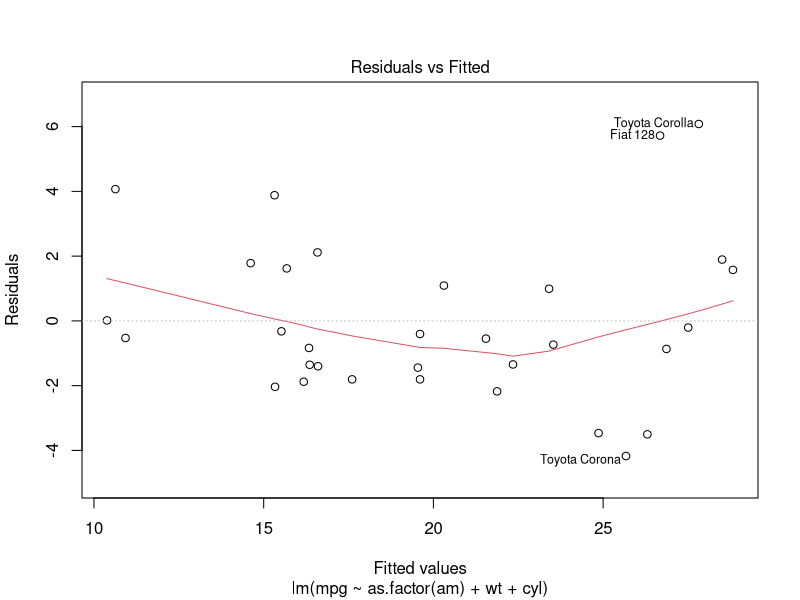
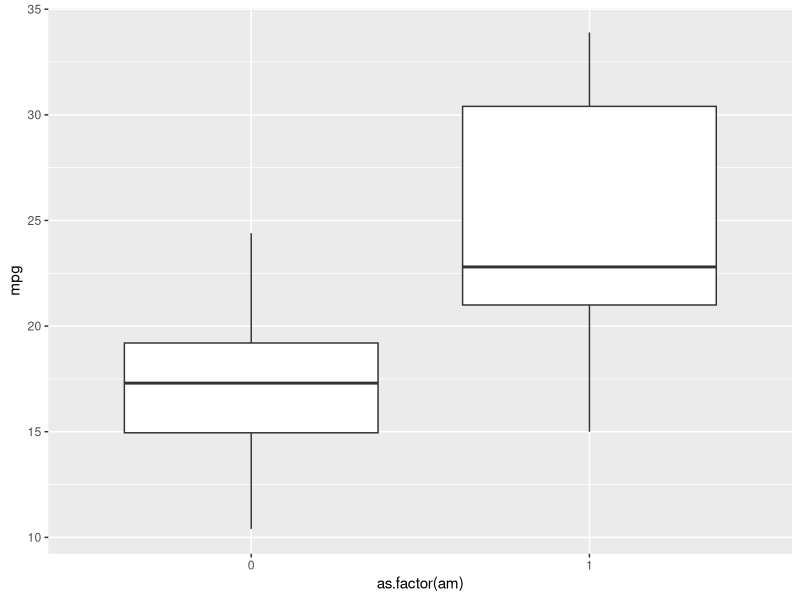
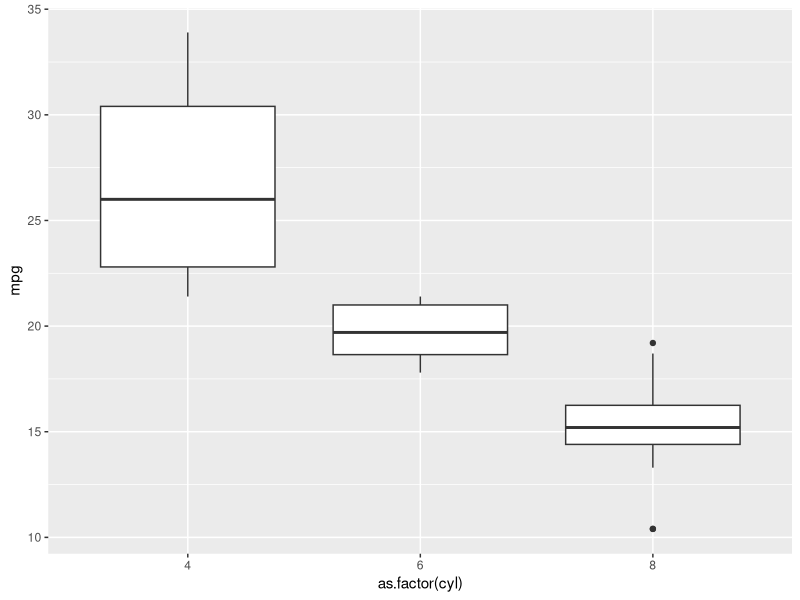
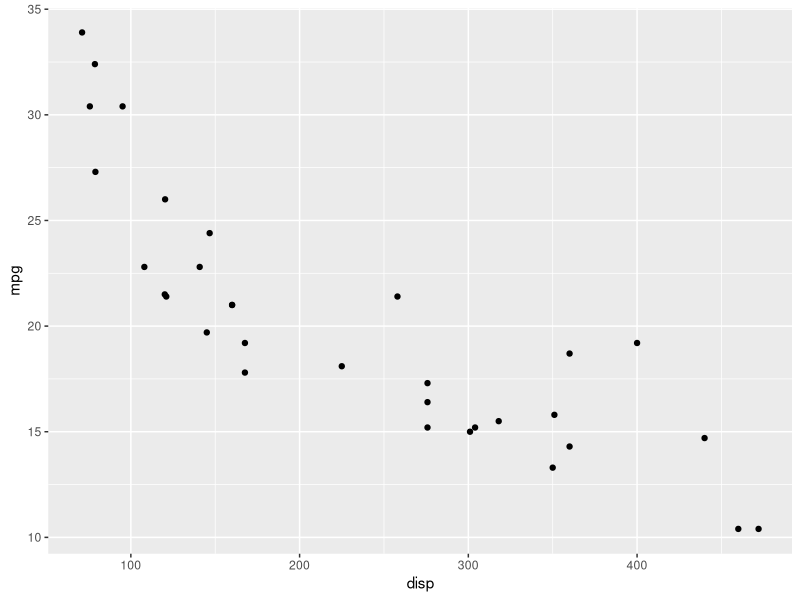
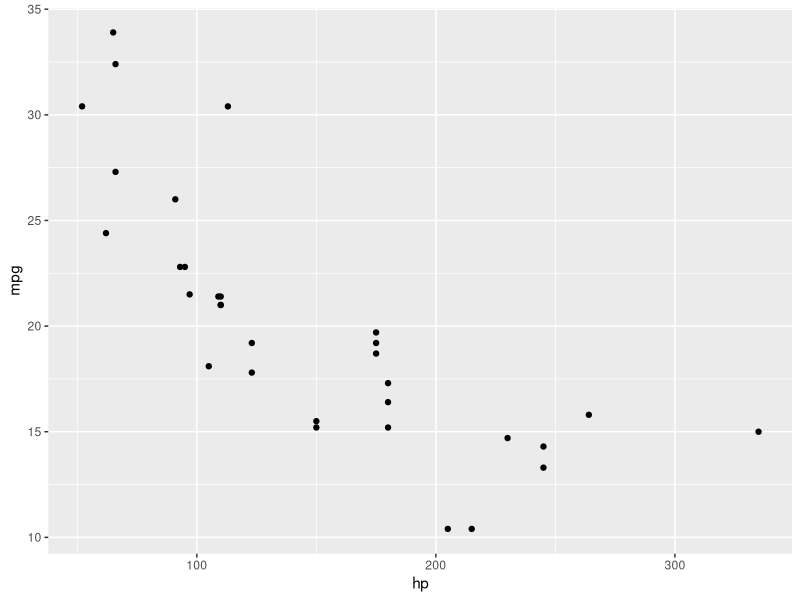
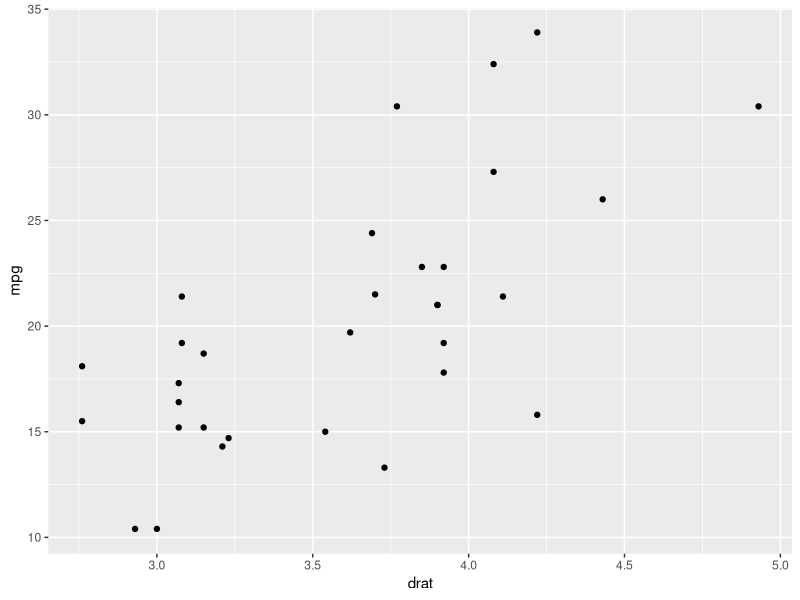
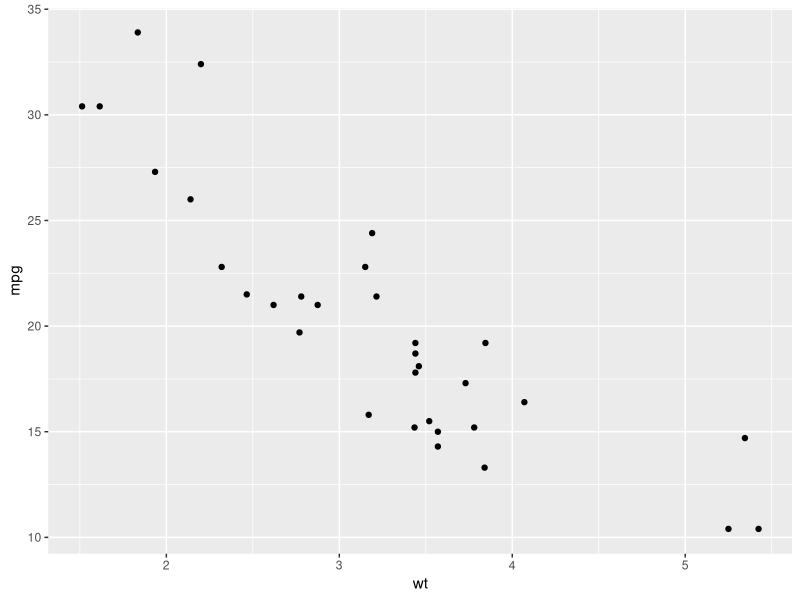
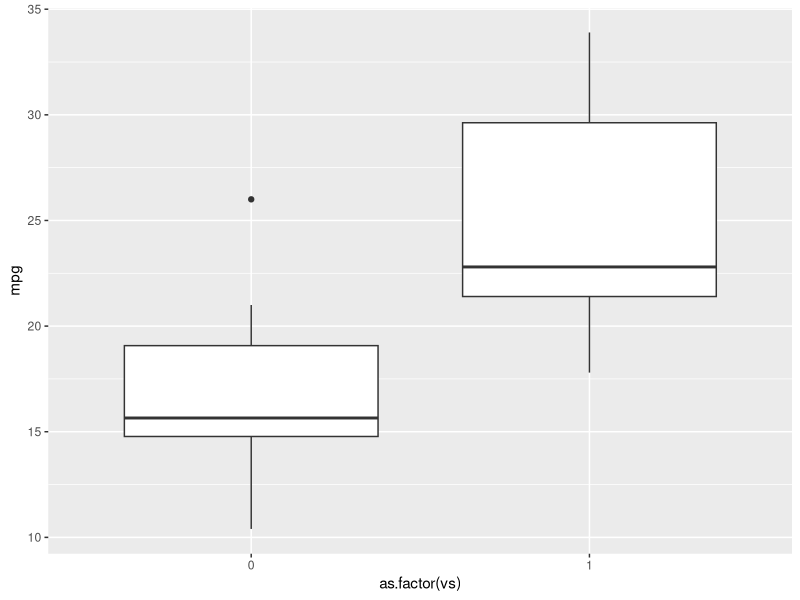

Generate these figures, in order, with R:
## ---- chunk 1
knitr::opts_chunk$set(echo = TRUE)
library(tidyverse)
## ---- chunk 2
mod1 <- lm(mpg~as.factor(am), mtcars)
## ---- chunk 3
mod2 <- lm(mpg~as.factor(am) + wt, mtcars) # Major improvement
mod3 <- lm(mpg~as.factor(am) + wt + cyl, mtcars) # Major improvement
mod4 <- lm(mpg~as.factor(am) + wt + cyl + disp, mtcars) # No major improvement
mod5 <- lm(mpg~as.factor(am) + wt + cyl + carb, mtcars) # Some improvement
mod6 <- lm(mpg~as.factor(am) + wt + cyl + carb + vs, mtcars) # No major improvement
## ---- chunk 4
plot(mod3, which = 1:1)
## ---- chunk 5
ggplot(mtcars, aes(as.factor(am), mpg)) +
  geom_boxplot()
## ---- chunk 6
ggplot(mtcars, aes(as.factor(cyl), mpg)) +
  geom_boxplot()
## ---- chunk 7
ggplot(mtcars, aes(disp, mpg)) + # keep
  geom_point()
## ---- chunk 8
ggplot(mtcars, aes(hp, mpg)) +
  geom_point()
## ---- chunk 9
ggplot(mtcars, aes(drat, mpg)) +
  geom_point()
## ---- chunk 10
ggplot(mtcars, aes(wt, mpg)) +
  geom_point()
## ---- chunk 11
ggplot(mtcars, aes(as.factor(vs), mpg)) +
  geom_boxplot()
## ---- chunk 12
ggplot(mtcars, aes(as.factor(carb), mpg)) +
  geom_boxplot()
## ---- chunk 13
anova(mod1, mod2, mod3, mod4, mod5, mod6)
## ---- chunk 14
summary(mod3)
